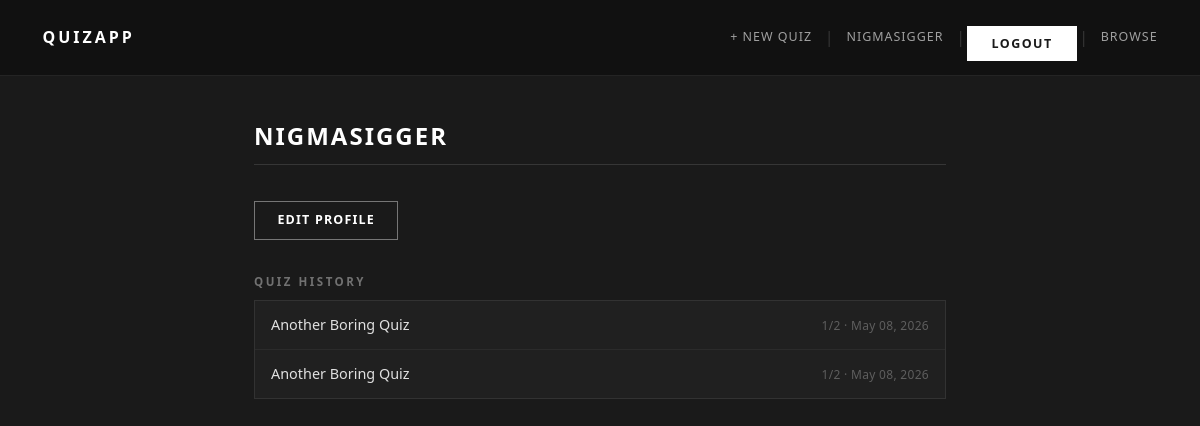
/profile/ (signed in), run on the app's committed database.
### quiz/models.py (models this page shows, shortened)
class Participation(models.Model):
    user = models.ForeignKey(User, on_delete=models.CASCADE, related_name='participations')
    quiz = models.ForeignKey(Quiz, on_delete=models.CASCADE, related_name='participations')
    score = models.IntegerField(default=0)
    total = models.IntegerField(default=0)
    completed_at = models.DateTimeField(auto_now_add=True)

class Quiz(models.Model):
    title = models.CharField(max_length=200)
    description = models.TextField(blank=True)
    created_by = models.ForeignKey(User, on_delete=models.CASCADE, related_name='quizzes')
    created_at = models.DateTimeField(auto_now_add=True)
    invite_code = models.CharField(max_length=8, unique=True, null=True, blank=True)

### quiz/views.py (the view)
# urls.py: path('profile/', views.profile, name='profile'),
@login_required
def profile(request):
    participations = (
        request.user.participations.select_related('quiz').order_by('-completed_at')
    )
    return render(request, 'quiz/profile.html', {'participations': participations})

### quiz/templates/quiz/profile.html (shortened to what this page needs)
{% extends 'quiz/base.html' %}
{% block content %}
<h1>{{ user.username }}</h1>
<div class="profile-section">
    <a href="{% url 'profile_edit' %}" class="btn mt-1">Edit Profile</a>
</div>
<h2>Quiz History</h2>
{% if participations %}
<ul class="quiz-list">
    {% for p in participations %}
    <li>
        <a href="{% url 'quiz_detail' p.quiz.id %}">{{ p.quiz.title }}</a>
        <span class="by">
            {{ p.score }}{% if p.total %}/{{ p.total }}{% endif %}
            &middot; {{ p.completed_at|date:"M d, Y" }}
        </span>
    </li>
    {% endfor %}
</ul>
{% else %}
<p>No quizzes taken yet. <a href="{% url 'quiz_list' %}">Browse quizzes</a></p>
{% endif %}
{% endblock %}

### quiz/templates/quiz/base.html (shortened to what this page needs)
{% load static %}
<!DOCTYPE html>
<html lang="en">
<head>
    <link rel="stylesheet" href="{% static 'css/style.css' %}">
</head>
<body>
    <nav>
        <a href="{% url 'home' %}" class="brand">QuizApp</a>
        <div class="nav-links">
            {% if user.is_authenticated %}
                <a href="{% url 'create_quiz' %}">+ New Quiz</a>
                <span class="sep">|</span>
                <a href="{% url 'profile' %}">{{ user.username }}</a>
                <span class="sep">|</span>
                <form method="post" action="{% url 'logout' %}" style="display:inline">
                    <button type="submit" class="nav-logout-btn">Logout</button>
                </form>
            {% else %}
                <a href="{% url 'login' %}">Login</a>
                <span class="sep">|</span>
                <a href="{% url 'signup' %}">Register</a>
            {% endif %}
            <span class="sep">|</span>
            <a href="{% url 'quiz_list' %}">Browse</a>
        </div>
    </nav>
    <div class="container">
        {% block content %}{% endblock %}
    </div>
</body>
</html>

### static/css/style.css (style rules this page uses)
*, *::before, *::after { box-sizing: border-box; margin: 0; padding: 0; }
body { background-color: #1a1a1a; color: #e0e0e0; font-family: 'Segoe UI', system-ui, -apple-system, sans-serif; line-height: 1.65; min-height: 100vh; }
nav { background-color: #111111; padding: 0.875rem 2rem; display: flex; align-items: center; justify-content: space-between; border-bottom: 1px solid rgba(255, 255, 255, 0.08); }
nav .brand { color: #ffffff; font-size: 1rem; font-weight: 700; letter-spacing: 3px; text-transform: uppercase; text-decoration: none; }
.nav-links { display: flex; align-items: center; gap: 0.15rem; }
nav a { color: rgba(255, 255, 255, 0.6); text-decoration: none; font-size: 0.78rem; letter-spacing: 1px; text-transform: uppercase; padding: 0.3rem 0.65rem; transition: color 0.15s, background 0.15s; }
.sep { color: rgba(255, 255, 255, 0.15); user-select: none; }
.nav-logout-btn { background: none; border: none; color: rgba(255, 255, 255, 0.6); font-size: 0.78rem; letter-spacing: 1px; text-transform: uppercase; padding: 0.3rem 0.65rem; cursor: pointer; font-family: inherit; transition: color 0.15s, background 0.15s; }
.container { max-width: 740px; margin: 2.5rem auto; padding: 0 1.5rem; }
h1 { font-size: 1.5rem; color: #ffffff; margin-bottom: 1.25rem; padding-bottom: 0.55rem; border-bottom: 1px solid rgba(255, 255, 255, 0.12); text-transform: uppercase; letter-spacing: 2px; font-weight: 700; }
h2 { font-size: 0.72rem; color: rgba(255, 255, 255, 0.38); margin: 2rem 0 0.6rem; text-transform: uppercase; letter-spacing: 2.5px; font-weight: 600; }
a { color: rgba(255, 255, 255, 0.75); text-decoration: none; }
.quiz-list { list-style: none; padding: 0; margin-bottom: 1.5rem; border: 1px solid rgba(255, 255, 255, 0.08); background: #202020; }
.quiz-list li { padding: 0.75rem 1rem; border-bottom: 1px solid rgba(255, 255, 255, 0.05); display: flex; align-items: baseline; gap: 0.6rem; }
.quiz-list li:last-child { border-bottom: none; }
.quiz-list li a { color: #e0e0e0; font-weight: 500; font-size: 0.9rem; }
.quiz-list .by { color: rgba(255, 255, 255, 0.28); font-size: 0.75rem; letter-spacing: 0.3px; margin-left: auto; }
.btn { display: inline-block; background-color: transparent; color: #ffffff; border: 1px solid rgba(255, 255, 255, 0.4); padding: 0.5rem 1.4rem; font-size: 0.78rem; font-family: inherit; cursor: pointer; text-decoration: none; letter-spacing: 1.2px; text-transform: uppercase; font-weight: 600; transition: background-color 0.15s, border-color 0.15s; }
button[type="submit"], input[type="submit"] { background-color: #ffffff; color: #1a1a1a; border: none; padding: 0.55rem 1.5rem; font-size: 0.78rem; font-family: inherit; cursor: pointer; margin-top: 0.75rem; letter-spacing: 1.5px; text-transform: uppercase; font-weight: 700; transition: background-color 0.15s; }
.profile-section { margin-bottom: 1.5rem; }
.mt-1 { margin-top: 1rem; }

### data on the page
Participation: quiz "Another Boring Quiz", score "1", total "2", completed_at "May 08, 2026"
Participation: quiz "Another Boring Quiz", score "1", total "2", completed_at "May 08, 2026"

### other printed values
{{ user.username }} "NIGMASIGGER"
